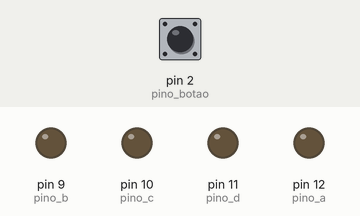
The sketch below on a simulated Arduino Uno, built with avr-gcc and run on an emulated ATmega328P. On the bench: output pins drawn as LEDs (lit = HIGH). The test bench sets the inputs (shaded band); at power-on: pin 2 (pino_botao) HIGH. Random numbers use the default seed unless the sketch sets one.

Above: at 1.2 s.
1.3 s: pin 2 (pino_botao) pulled LOW for 1 s
At 3.1 s:
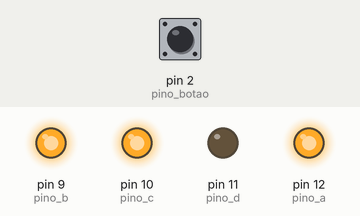
4.3 s: pin 2 (pino_botao) pulled LOW for 3.2 s
At 8.7 s:
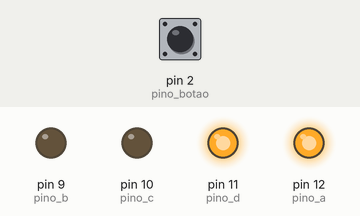
9.0 s: pin 2 (pino_botao) pulled LOW for 3.2 s
At 11.62 s:
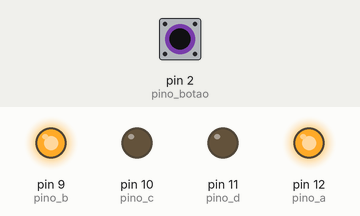
13.7 s: pin 2 (pino_botao) pulled LOW for 0.15 s
At 14.2 s:
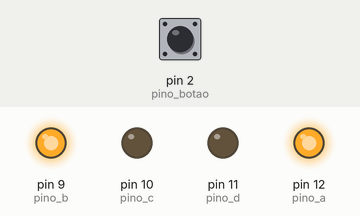
Timing chart, 0 to 16.3 s (numbered marks = the images above; inputs shaded):
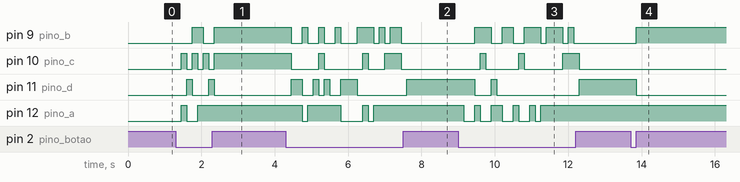

Measured:
- after the input at 1.3 s, pin 9 (pino_b): LOW → HIGH after 0.45 s, → LOW 0.30 s later, → HIGH 0.30 s later; pin 10 (pino_c): alternates HIGH for 0.15 s and LOW for 0.15 s, 7 changes in all, then stays HIGH, starting after 0.15 s
- after the input at 4.3 s, pin 9 (pino_b): HIGH → LOW after 0.15 s, → HIGH 0.30 s later, → LOW 0.15 s later, → HIGH 0.30 s later, … (13 changes in this stretch); pin 10 (pino_c): goes LOW 0.75 s, HIGH 0.15 s, LOW 1.1 s, HIGH 0.15 s, LOW 0.45 s, HIGH 0.45 s, then LOW, starting after 0.15 s
- after the input at 9.0 s, pin 9 (pino_b): LOW → HIGH after 0.45 s, → LOW 0.45 s later, → HIGH 0.30 s later, → LOW 0.30 s later, … (10 changes in this stretch); pin 10 (pino_c): goes HIGH 0.15 s, LOW 0.90 s, HIGH 0.15 s, LOW 1.1 s, HIGH 0.45 s, then LOW, starting after 0.60 s
- after the input at 13.7 s, pin 9 (pino_b): LOW → HIGH after 0.15 s; pin 11 (pino_d): HIGH → LOW after 0.15 s

The sketch:

Arduino_ProjetoDisplay7_4511.ino
```cpp
// pinos onde cada um dos segmentos estão conectados:
const int pino_a = 12;
const int pino_b = 9;
const int pino_c = 10;
const int pino_d = 11;

const int pino_botao = 2;
int le_botao, resultado;
//char leitura_serial;
//int tempo = 500;

void setup() {
  // configura os pinos de cada segmento como saída:
  pinMode(pino_a, OUTPUT);
  pinMode(pino_b, OUTPUT);
  pinMode(pino_c, OUTPUT);
  pinMode(pino_d, OUTPUT);

  pinMode(pino_botao, INPUT_PULLUP);

  //Serial.begin(9600);
}

void loop() {

  //if(Serial.available()>0) {

    //leitura_serial = Serial.read();
    //Serial.println(leitura_serial);
    //leitura_serial = leitura_serial - 48;

  le_botao = digitalRead(pino_botao);
  if(le_botao == LOW) {
    delay(150);
    resultado = random(1, 10);
    switch (resultado) {
      case 0:
      // aciona os bits de modo a formar o número 0000 = 0 (zero):
      digitalWrite(pino_a, LOW);
      digitalWrite(pino_b, LOW);
      digitalWrite(pino_c, LOW);
      digitalWrite(pino_d, LOW);
      //delay(tempo); // aguarda 1 segundo
      break;

      case 1:
      // aciona os bits de modo a formar o número 0001 = 1 (um):
      digitalWrite(pino_a, HIGH);
      digitalWrite(pino_b, LOW);
      digitalWrite(pino_c, LOW);
      digitalWrite(pino_d, LOW);
      //delay(tempo); // aguarda 1 segundo
      break;

      case 2:
      // aciona os bits de modo a formar o número 0010 = 2 (dois):
      digitalWrite(pino_a, LOW);
      digitalWrite(pino_b, HIGH);
      digitalWrite(pino_c, LOW);
      digitalWrite(pino_d, LOW);
      //delay(tempo); // aguarda 1 segundo
      break;

      case 3:
      // aciona os bits de modo a formar o número 0011 = 3 (três):
      digitalWrite(pino_a, HIGH);
      digitalWrite(pino_b, HIGH);
      digitalWrite(pino_c, LOW);
      digitalWrite(pino_d, LOW);
      //delay(tempo); // aguarda 1 segundo
      break;

      case 4:
      // aciona os bits de modo a formar o número 0100 = 4 (quatro):
      digitalWrite(pino_a, LOW);
      digitalWrite(pino_b, LOW);
      digitalWrite(pino_c, HIGH);
      digitalWrite(pino_d, LOW);
      //delay(tempo); // aguarda 1 segundo
      break;

      case 5:
      // aciona os bits de modo a formar o número 0101 = 5 (cinco):
      digitalWrite(pino_a, HIGH);
      digitalWrite(pino_b, LOW);
      digitalWrite(pino_c, HIGH);
      digitalWrite(pino_d, LOW);
      //delay(tempo); // aguarda 1 segundo
      break;

      case 6:
      // aciona os bits de modo a formar o número 0110 = 6 (seis):
      digitalWrite(pino_a, LOW);
      digitalWrite(pino_b, HIGH);
      digitalWrite(pino_c, HIGH);
      digitalWrite(pino_d, LOW);
      //delay(tempo); // aguarda 1 segundo
      break;

      case 7:
      // aciona os bits de modo a formar o número 0111 = 7 (sete):
      digitalWrite(pino_a, HIGH);
      digitalWrite(pino_b, HIGH);
      digitalWrite(pino_c, HIGH);
      digitalWrite(pino_d, LOW);
      //delay(tempo); // aguarda 1 segundo
      break;

      case 8:
      // aciona os bits de modo a formar o número 1000 = 8 (oito):
      digitalWrite(pino_a, LOW);
      digitalWrite(pino_b, LOW);
      digitalWrite(pino_c, LOW);
      digitalWrite(pino_d, HIGH);
      //delay(tempo); // aguarda 1 segundo
      break;

      case 9:
      // aciona os bits de modo a formar o número 1001 = 9 (nove):
      digitalWrite(pino_a, HIGH);
      digitalWrite(pino_b, LOW);
      digitalWrite(pino_c, LOW);
      digitalWrite(pino_d, HIGH);
      //delay(tempo); // aguarda 1 segundo
      break;
    }

  }
}
```
